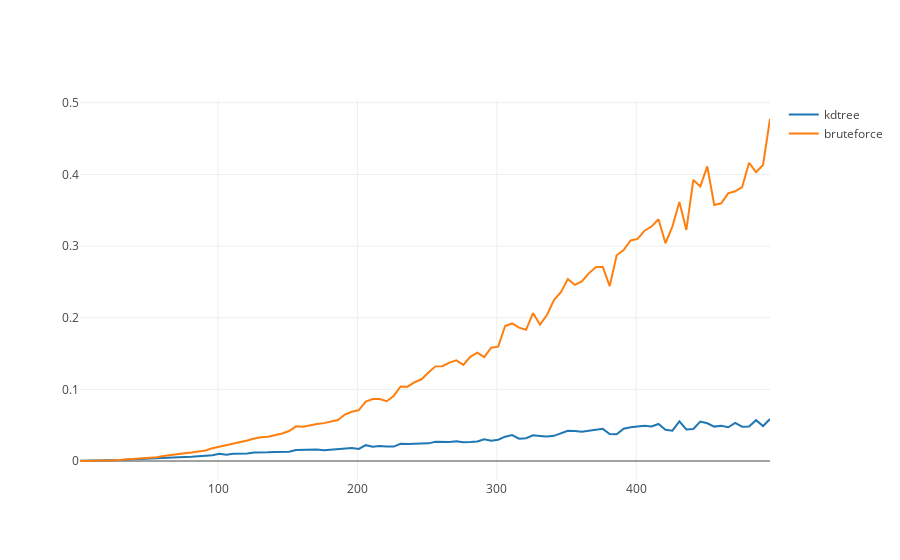

Notebook code cell kept with this figure:
### Code cell
import matplotlib.pyplot as plt
import random
from collections import namedtuple
from operator import itemgetter
import timeit

import plotly
plotly.offline.init_notebook_mode(connected=True)
import plotly.offline as py
import plotly.graph_objs as go




n = 1000
plot = True

def distance(v1, v2):
    res = 0
    for i in range(0, len(v1)):
        res = res + (v1[i]-v2[i])*(v1[i]-v2[i])
    
    return res

def generate():
    points = []

    for i in range(n):
        points.append([random.randint(0,255) for i in range(3)])

    return points

def bruteforce(points):
    n = len(points)

    res = []
    
    for q in range(n//2, n):
        best = 0
        for p in range(0,n//2):
            if distance(points[p], points[q])<distance(points[best], points[q]):
                best = p
        
        res.append(points[best])
    
    return res

def kdtree(points):
    n = len(points)
    
    class Node(namedtuple('Node', 'axis point left_child right_child')):
        """a node"""
    
    def build_kdtree(points, depth=0):
        try:
            d = len(points[0])
        except IndexError as e:
            return None
        
        axis = depth % d
        points.sort(key=itemgetter(axis))
        
        mid = len(points)//2
        
        return Node(
            axis=axis,
            point=points[mid],
            left_child=build_kdtree(points[:mid], depth+1),
            right_child=build_kdtree(points[mid+1:], depth+1)
        )
    
    root = build_kdtree(points[:n//2])
    
    def query(node, point, _best=None):
        if node is None:
            return _best
        
        if _best is None:
            _best = node.point

        if distance(point,_best)>distance(point,node.point):
            _best = node.point
            
        if node.point[node.axis]<=point[node.axis]:
            _best = query(node.right_child, point, _best)
        else:
            _best = query(node.left_child, point, _best)
        
        projection = list(point)
        projection[node.axis]=node.point[node.axis]
        
        if distance(point, projection)<distance(point, _best):
            if node.point[node.axis]<=point[node.axis]:
                _best = query(node.left_child, point, _best)
            else:
                _best = query(node.right_child, point, _best)

        return _best
    
 
    
    res = []
    for i in range(n//2, n):
        res.append(query(root, points[i]))
       
    return res

points = generate()

if not plot:
    print(n, "random points, the first half contains the given points and the second half the queries")
    print("kdtree =", timeit.timeit("kdtree(points)", setup="from __main__ import kdtree, points", number=1))
    print("bruteforce =", timeit.timeit("bruteforce(points)", setup="from __main__ import bruteforce, points", number=1))
else:
    speed1, speed2 = [], []
    for i in range(1, n//2+1, 5):
        speed1.append(timeit.timeit("kdtree(points[:2*i])", setup="from __main__ import kdtree, points, i", number=1))
        speed2.append(timeit.timeit("bruteforce(points[:2*i])", setup="from __main__ import bruteforce, points, i", number=1))
    
    trace1 = go.Scatter(
        x = list(range(1,n//2+1, 5)),
        y = speed1,
        name="kdtree"
    )
    
    trace2 = go.Scatter(
        x = list(range(1,n//2+1, 5)),
        y = speed2,
        name="bruteforce"
    )

    data = [trace1, trace2]

    py.iplot(data, filename='basic-line')

def show(color):
    cpy=list(color)
    cpy[0] = cpy[0]/255
    cpy[1] = cpy[1]/255
    cpy[2] = cpy[2]/255
    
    print(color)
    
    plt.figure()
    plt.imshow([[cpy]])

res1=kdtree(points)
    
show(res1[0])
show(points[n//2])

### Figure 1 — Plotly figure (JSON) as saved in the notebook; plotly's stock layout.template omitted (floating-point values rounded to 4 significant figures)
{"data": [{"name": "kdtree", "type": "scatter", "x": [1, 6, 11, 16, 21, 26, 31, 36, 41, 46, 51, 56, 61, 66, 71, 76, 81, 86, 91, 96, 101, 106, 111, 116, 121, 126, 131, 136, 141, 146, 151, 156, 161, 166, 171, 176, 181, 186, 191, 196, 201, 206, 211, 216, 221, 226, 231, 236, 241, 246, 251, 256, 261, 266, 271, 276, 281, 286, 291, 296, 301, 306, 311, 316, 321, 326, 331, 336, 341, 346, 351, 356, 361, 366, 371, 376, 381, 386, 391, 396, 401, 406, 411, 416, 421, 426, 431, 436, 441, 446, 451, 456, 461, 466, 471, 476, 481, 486, 491, 496], "y": [0.0004603, 0.0004908, 0.000702, 0.0009247, 0.001161, 0.001507, 0.001507, 0.001954, 0.002503, 0.003025, 0.003659, 0.003893, 0.00501, 0.00559, 0.005234, 0.005646, 0.005874, 0.006506, 0.007784, 0.008118, 0.01025, 0.00863, 0.01019, 0.01003, 0.01054, 0.01176, 0.01167, 0.01206, 0.01259, 0.01309, 0.01288, 0.01519, 0.01548, 0.01643, 0.01608, 0.01514, 0.01609, 0.0168, 0.01757, 0.0182, 0.01692, 0.02212, 0.01987, 0.02093, 0.02011, 0.02014, 0.02406, 0.02357, 0.02423, 0.02464, 0.02463, 0.02691, 0.0268, 0.02648, 0.02771, 0.0262, 0.02648, 0.02715, 0.03028, 0.02827, 0.02978, 0.03397, 0.03622, 0.03107, 0.03173, 0.03579, 0.03505, 0.03427, 0.03509, 0.03861, 0.04214, 0.04173, 0.04078, 0.04208, 0.04316, 0.04488, 0.03775, 0.03731, 0.04511, 0.04715, 0.04805, 0.04908, 0.04812, 0.05169, 0.04368, 0.04238, 0.05541, 0.04412, 0.04472, 0.05493, 0.05259, 0.04802, 0.04911, 0.04713, 0.05321, 0.04795, 0.04826, 0.05697, 0.0488, 0.05853]}, {"name": "bruteforce", "type": "scatter", "x": [1, 6, 11, 16, 21, 26, 31, 36, 41, 46, 51, 56, 61, 66, 71, 76, 81, 86, 91, 96, 101, 106, 111, 116, 121, 126, 131, 136, 141, 146, 151, 156, 161, 166, 171, 176, 181, 186, 191, 196, 201, 206, 211, 216, 221, 226, 231, 236, 241, 246, 251, 256, 261, 266, 271, 276, 281, 286, 291, 296, 301, 306, 311, 316, 321, 326, 331, 336, 341, 346, 351, 356, 361, 366, 371, 376, 381, 386, 391, 396, 401, 406, 411, 416, 421, 426, 431, 436, 441, 446, 451, 456, 461, 466, 471, 476, 481, 486, 491, 496], "y": [6.584e-06, 6.608e-05, 0.0002072, 0.0004303, 0.0007942, 0.001124, 0.001609, 0.00226, 0.002948, 0.0036, 0.005031, 0.005344, 0.007022, 0.007956, 0.009823, 0.01081, 0.01194, 0.01298, 0.01476, 0.0179, 0.01993, 0.0223, 0.0242, 0.02579, 0.02856, 0.03139, 0.03317, 0.03388, 0.03588, 0.03844, 0.04191, 0.04836, 0.04794, 0.05021, 0.05172, 0.05287, 0.05458, 0.05714, 0.0648, 0.06865, 0.07093, 0.08291, 0.08654, 0.08662, 0.08345, 0.09084, 0.1041, 0.1038, 0.1099, 0.1141, 0.1235, 0.1321, 0.1323, 0.1373, 0.1405, 0.1342, 0.1454, 0.1513, 0.1449, 0.1581, 0.1596, 0.1884, 0.192, 0.1862, 0.1831, 0.2065, 0.1903, 0.2038, 0.2246, 0.2357, 0.2538, 0.2458, 0.2507, 0.262, 0.2705, 0.2711, 0.2441, 0.2872, 0.2943, 0.3078, 0.31, 0.3214, 0.3272, 0.3374, 0.3039, 0.3276, 0.3616, 0.3225, 0.3923, 0.3833, 0.4113, 0.3573, 0.3597, 0.3736, 0.3765, 0.3822, 0.4163, 0.4032, 0.4132, 0.4774]}], "layout": {}}
